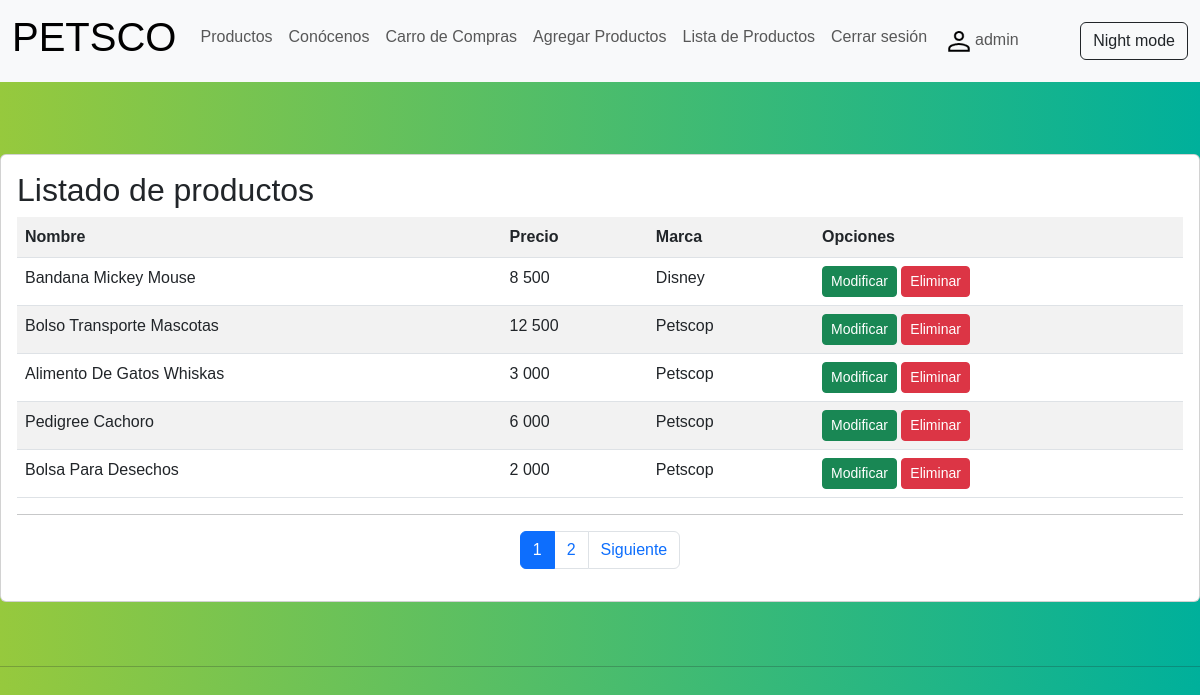
Screenshot of /listar-producto/ (signed in) with the database file from the repository.
### petscop/models.py (models this page shows, shortened)
class Producto(models.Model):
    nombre= models.CharField(max_length=50)
    precio= models.IntegerField()
    cantidad= models.IntegerField(null=True)
    descripcion= models.TextField()
    marca = models.ForeignKey(Marca, on_delete=models.PROTECT)
    tipo_producto = models.CharField(max_length=50)
    imagen = models.ImageField(upload_to="productos", null=True, )

class Marca(models.Model):
    nombre= models.CharField(max_length=50)
    def __str__(self):
        return self.nombre

### petscop/views.py (the view)
# urls.py: path('listar-producto/', listar_productos, name="listar_producto" ),
@permission_required('petscop.view_producto')
def listar_productos(request):
    productos = Producto.objects.all()
    page = request.GET.get('page', 1)
    try:
        paginator = Paginator(productos, 5)
        productos = paginator.page(page)
    except:
        raise Http404
    data = {
            'entity': productos,
            'paginator': paginator
            }
    return render(request, 'petscop/producto/listar.html', data)

### petscop/context_processor.py (called while the page is built)
def total_carrito(request):
    total = 0
    carrito = request.session.get("carrito", {})
    if carrito:
        for key, value in carrito.items():
            total += int(value["acumulado"])
    return {"total_carrito": total}

### petscop/templates/petscop/producto/listar.html (shortened to what this page needs)
{% extends 'petscop/base.html' %}
{% block content %}
{% load humanize %}
<br>
<br>
<br>
<div class="card">
    <div class="card-body">
        <h2>Listado de productos</h2>
        <table class="table table-striped table-hover table-responsive-sm">
            <tr>
                <th>Nombre</th>
                <th>Precio</th>
                <th>Marca</th>
                <th>Opciones</th>
            </tr>
            {% for p in entity %}
            <tr>
                 <td>{{ p.nombre | title }}</td>
                 <td>{{ p.precio | intcomma }}</td>
                 <td>{{ p.marca | title }}</td>
                  <td>
                    {% if perms.petscop.change_producto %}
                    <a href="{% url 'modificar_producto' p.id %}" class="btn btn-success btn-sm">Modificar</a>
                    {% endif %}
                    {% if perms.petscop.delete_producto %}
                    <a href="#" onclick="eliminarProducto({{ p.id }})" class="btn btn-danger btn-sm">Eliminar</a>
                    {% endif %}
                  </td>
            </tr>
            {% endfor %}
        </table>
        <hr>
        <div>
            {% include 'petscop/paginator.html' %}
        </div>
    </div>
</div>
{% endblock %}

### petscop/templates/petscop/base.html (shortened to what this page needs)
<!DOCTYPE html>
<html lang="en">
<head>
  {% load static %}
  <link href="https://cdn.jsdelivr.net/npm/bootstrap@5.3.0/dist/css/bootstrap.min.css" rel="stylesheet">
  <link href="{% static 'petscop/css/estilos.css' %}" rel="stylesheet">
</head>
<body>
  <nav class="navbar navbar-expand-lg bg-body-tertiary">
      <div class="container-fluid">
          <a class="navbar-brand" href="{% url 'home' %}"><h1>PETSCO</h1></a>
        <div class="collapse navbar-collapse" id="navbarSupportedContent">
          <ul class="navbar-nav me-auto mb-2 mb-lg-0">
            <li class="nav-item">
              <a class="nav-link" href="{% url 'home' %}">Productos</a>
            </li>
          <li class="nav-item">
            <a class="nav-link" href="{% url 'about_us' %}">Conócenos</a>
          </li>
          <li class="nav-item">
            <a class="nav-link" href="{% url 'tienda' %}">Carro de Compras</a>
          </li>
          {% if perms.petscop.add_producto %}
          <li class="nav-item">
            <a class="nav-link" href="{% url 'agregar_producto_crud' %}">Agregar Productos</a>
          </li>
          {% endif %}
          {% if perms.petscop.view_producto %}
          <li class="nav-item">
            <a class="nav-link" href="{% url 'listar_producto' %}">Lista de Productos</a>
          </li>
          {% endif %}
          {% if user.is_authenticated %}
          <li class="nav-item">
            <a class="nav-link" href="{% url 'logout' %}">Cerrar sesión</a>
          </li>
          <li class="nav-item float-end">
            <a class="nav-link" href="#"><img src="{% static 'petscop/img/asset/person.png'%}" alt="username-icon" style="height: 2rem" />{{ user.username }}</a>
          </li>
          {% endif %}
        </ul>
        <button id="cambiarFondo" type="button" class="btn btn-outline-dark" aria-pressed="false" autocomplete="off">
          Night mode
        </button>
      </div>
    </div>
  </nav>
<div>
  {% block content %}
  {% endblock %}
</div>
<br>
<br>
<hr>
</body>
</html>

### petscop/static/petscop/css/estilos.css (style rules this page uses)
body { background: linear-gradient(to right, #96c93d, #00b09b); }
button { background-color: #96c93d; padding: 5px 15px; border-radius: 5px; color:white; }
* { box-sizing: border-box; margin: 0; padding: 0; font-family: Arial, Helvetica, sans-serif; }

### rows the page displays
Producto: nombre "Bandana Mickey Mouse", precio "8 500", marca "Disney"
Producto: nombre "Bolso Transporte Mascotas", precio "12 500", marca "Petscop"
Producto: nombre "Alimento De Gatos Whiskas", precio "3 000", marca "Petscop"
Producto: nombre "Pedigree Cachoro", precio "6 000", marca "Petscop"
Producto: nombre "Bolsa Para Desechos", precio "2 000", marca "Petscop"

### other values shown
{{ user.username }} "admin"
{{ page }} "1" "2"
